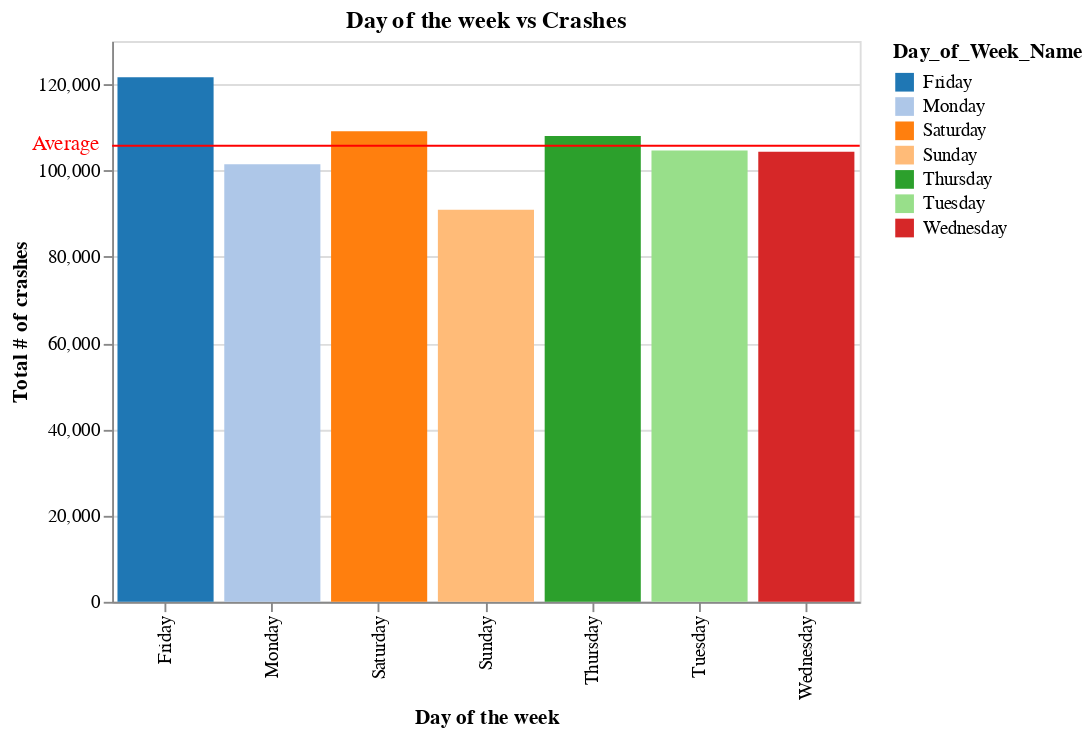

Write notebook code for a chart like this one.
### Code cell
# Create the Altair bar chart
bars = alt.Chart(df_week_counts).mark_bar().encode(
    x=alt.X('Day_of_Week_Name:N', title='Day of the week'),
    y=alt.Y('Type_of_day:Q', title='Total # of crashes'),
    color=alt.Color('Day_of_Week_Name:N', scale=alt.Scale(scheme='category20'))  # Assign color based on 'Day_of_Week_Name'
).properties(
    width=400,
    height=300,
    title='Day of the week vs Crashes'
)

# Create the line chart for the average
line = alt.Chart(avg_df).mark_rule(color='red').encode(
    y=alt.Y('Type_of_day:Q', title='Total # of crashes')
)

# Add a text label to indicate that the line represents the average
text = alt.Chart(avg_df).mark_text(
    text='Average',
    dx=-15,  # Adjust the horizontal position of the text
    dy=-10,  # Adjust the vertical position of the text
    color='red'  # Text color
).encode(
    x=alt.value(-10),
    y=alt.value(65)
)

# Combine the bar chart, line chart, and text label using the layer function
combined_chart = alt.layer(bars, line, text)

combined_chart

### Figure 1 — Vega-Lite specification as saved in the notebook (floating-point values rounded to 4 significant figures)
{"config": {"view": {"continuousWidth": 400, "continuousHeight": 300}}, "layer": [{"data": {"name": "data-b11fb008376f8bfb6052e99805bf12c9"}, "mark": "bar", "encoding": {"color": {"field": "Day_of_Week_Name", "scale": {"scheme": "category20"}, "type": "nominal"}, "x": {"field": "Day_of_Week_Name", "title": "Day of the week", "type": "nominal"}, "y": {"field": "Type_of_day", "title": "Total # of crashes", "type": "quantitative"}}, "height": 300, "title": "Day of the week vs Crashes", "width": 400}, {"data": {"name": "data-27651b3326b80e8b12ca29375908ff8a"}, "mark": {"type": "rule", "color": "red"}, "encoding": {"y": {"field": "Type_of_day", "title": "Total # of crashes", "type": "quantitative"}}}, {"data": {"name": "data-27651b3326b80e8b12ca29375908ff8a"}, "mark": {"type": "text", "color": "red", "dx": -15, "dy": -10, "text": "Average"}, "encoding": {"x": {"value": -10}, "y": {"value": 65}}}], "$schema": "https://vega.github.io/schema/vega-lite/v4.17.0.json", "datasets": {"data-b11fb008376f8bfb6052e99805bf12c9": [{"Type_of_day": 90927, "INJURIES_TOTAL": 19000.0, "Fatal Crashes": 146, "day": 1, "Day_of_Week_Name": "Sunday"}, {"Type_of_day": 101480, "INJURIES_TOTAL": 18430.0, "Fatal Crashes": 99, "day": 2, "Day_of_Week_Name": "Monday"}, {"Type_of_day": 104624, "INJURIES_TOTAL": 18920.0, "Fatal Crashes": 79, "day": 3, "Day_of_Week_Name": "Tuesday"}, {"Type_of_day": 104336, "INJURIES_TOTAL": 19310.0, "Fatal Crashes": 115, "day": 4, "Day_of_Week_Name": "Wednesday"}, {"Type_of_day": 108030, "INJURIES_TOTAL": 19780.0, "Fatal Crashes": 120, "day": 5, "Day_of_Week_Name": "Thursday"}, {"Type_of_day": 121626, "INJURIES_TOTAL": 21860.0, "Fatal Crashes": 104, "day": 6, "Day_of_Week_Name": "Friday"}, {"Type_of_day": 109102, "INJURIES_TOTAL": 21390.0, "Fatal Crashes": 143, "day": 7, "Day_of_Week_Name": "Saturday"}], "data-27651b3326b80e8b12ca29375908ff8a": [{"Day_of_Week_Name": "Average", "Type_of_day": 105700.0}]}}
